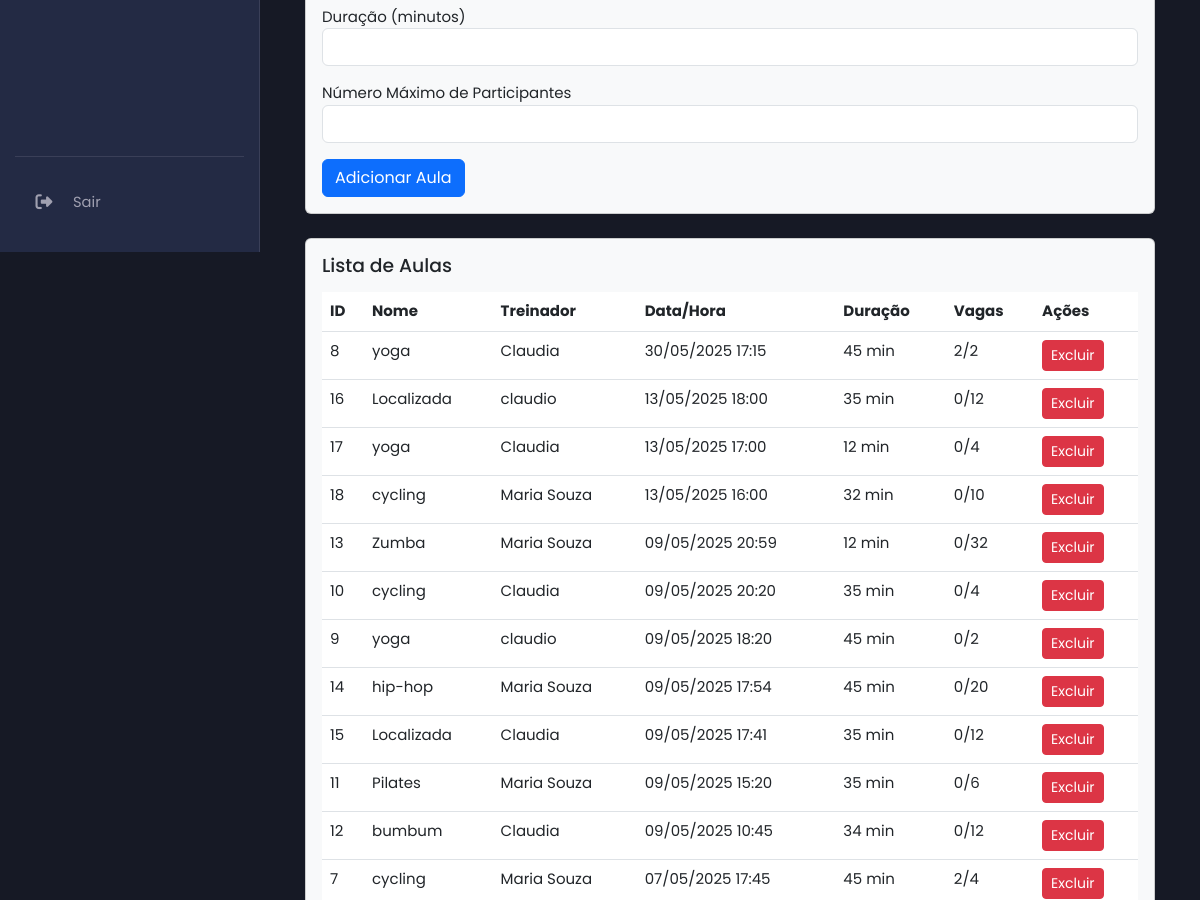
Before: /manage_classes_admin.php (signed in, middle part) with the older database file.
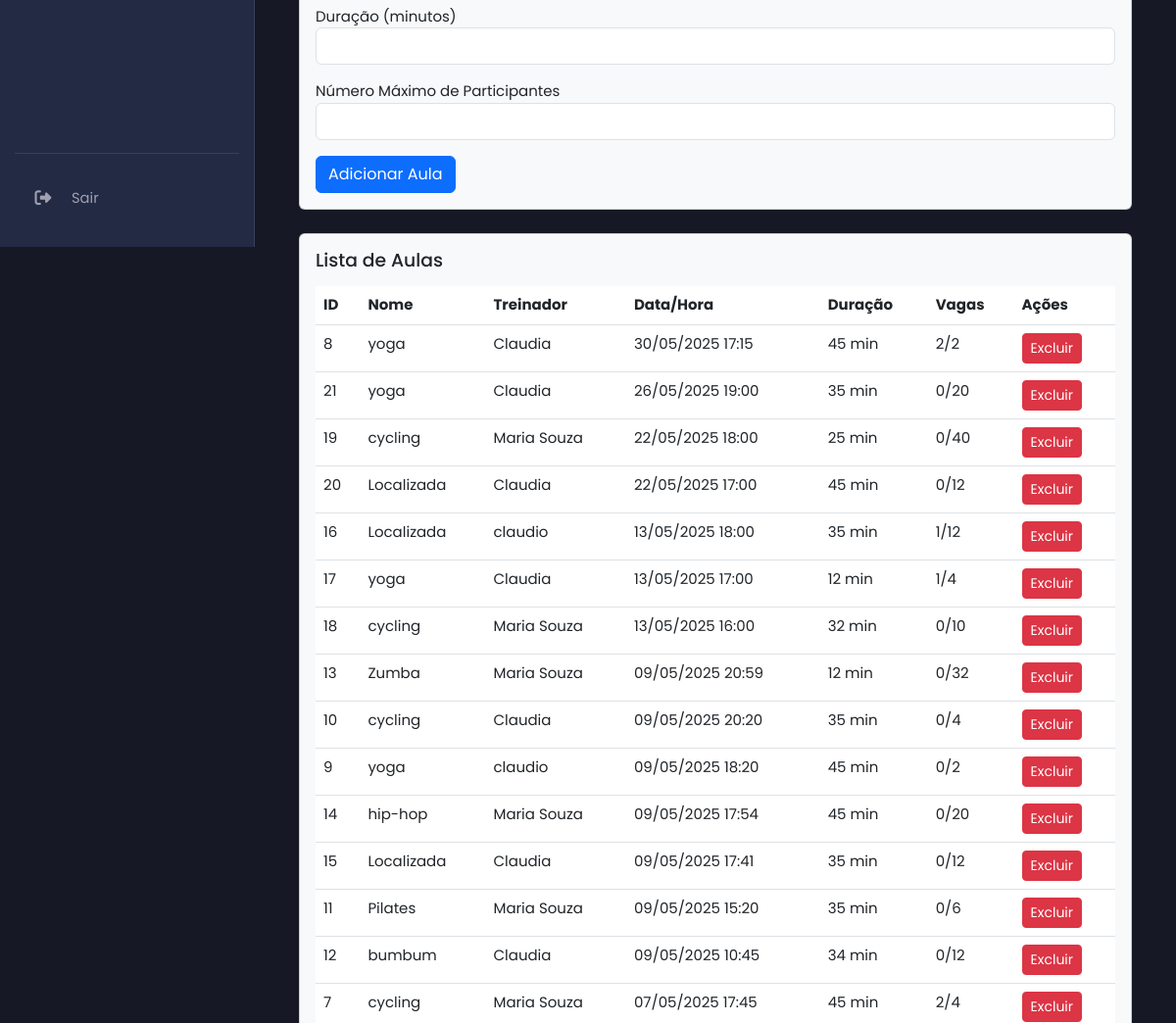
After: the same page with the newer database file.
### tables this page shows
CREATE TABLE `classes` (
  `id` int(11) NOT NULL,
  `name` varchar(100) NOT NULL,
  `description` text NOT NULL,
  `trainer_id` int(11) NOT NULL,
  `schedule` datetime NOT NULL,
  `duration` int(11) NOT NULL,
  `max_participants` int(11) NOT NULL
);

CREATE TABLE `users` (
  `id` int(11) NOT NULL,
  `name` varchar(100) NOT NULL,
  `email` varchar(100) NOT NULL,
  `numero_telemovel` varchar(25) DEFAULT NULL COMMENT 'Número de telemóvel do utilizador',
  `password` varchar(255) NOT NULL,
  `role` enum('client','trainer','nutritionist','admin','receptionist') DEFAULT NULL,
  `token` varchar(255) DEFAULT NULL,
  `reset_token` varchar(255) DEFAULT NULL,
  `reset_token_expires_at` datetime DEFAULT NULL,
  `first_login` tinyint(1) NOT NULL DEFAULT 1,
  `created_at` timestamp NOT NULL DEFAULT current_timestamp(),
  `profile_picture` varchar(255) DEFAULT NULL
);

### manage_classes_admin.php (the view, shortened to what this page needs)
<?php
include 'db.php';
include 'header.php';
include 'sidebar_admin.php';
?>
<main class="main-content">
    <div class="container mt-5">
        <div class="card mb-4 bg-light">
            <div class="card-body">
                <form method="POST" action="manage_classes_admin.php">
                    <div class="form-group mb-3">
                        <label for="duration">Duração (minutos)</label>
                        <input type="number" class="form-control" id="duration" name="duration" min="1" required>
                    </div>
                    <div class="form-group mb-3">
                        <label for="max_participants">Número Máximo de Participantes</label>
                        <input type="number" class="form-control" id="max_participants" name="max_participants" min="1" required>
                    </div>
                    <button type="submit" class="btn btn-primary">Adicionar Aula</button>
                </form>
            </div>
        </div>
        <div class="card bg-light">
            <div class="card-body">
                <h4 class="text-dark">Lista de Aulas</h4>
                <div class="table-responsive">
                    <table class="table">
                        <thead>
                            <tr><th>ID</th><th>Nome</th><th>Treinador</th><th>Data/Hora</th><th>Duração</th><th>Vagas</th><th>Ações</th></tr>
                        </thead>
                        <tbody>
                            <?php
                            $stmt_classes = $pdo->query("
                                SELECT c.id, c.name, c.schedule, c.duration, c.max_participants, u.name as trainer_name,
                                       (SELECT COUNT(*) FROM class_participants cp WHERE cp.class_id = c.id) as current_participants
                                FROM classes c
                                JOIN users u ON c.trainer_id = u.id
                                ORDER BY c.schedule DESC
                            ");
                            $classes = $stmt_classes->fetchAll();
                            foreach ($classes as $class) {
                                $vagas_ocupadas = $class['current_participants'];
                                $vagas_totais = $class['max_participants'];
                                echo "<tr><td>" . htmlspecialchars($class['id']) . "</td><td>" . htmlspecialchars($class['name']) . "</td><td>" . htmlspecialchars($class['trainer_name']) . "</td><td>" . date('d/m/Y H:i', strtotime($class['schedule'])) . "</td><td>" . htmlspecialchars($class['duration']) . " min</td><td>" . $vagas_ocupadas . "/" . $vagas_totais . "</td><td>
                                      <a href='manage_classes_admin.php?action=delete&id=" . $class['id'] . "' class='btn btn-danger btn-sm' onclick='return confirm(\"Tem certeza que deseja excluir esta aula? As inscrições serão perdidas.\")'>Excluir</a>
                                     </td></tr>";
                            }
                            ?>
                        </tbody>
                    </table>
                </div>
            </div>
        </div>
    </div>
</main>
<?php include 'footer.php'; ?>

Changed rows visible on the page:
added classes: id "21", name "yoga", trainer.name "Claudia", schedule "26/05/2025 19:00", duration "35", vagas_ocupadas "0", max_participants "20"
added classes: id "19", name "cycling", trainer.name "Maria Souza", schedule "22/05/2025 18:00", duration "25", vagas_ocupadas "0", max_participants "40"
added classes: id "20", name "Localizada", trainer.name "Claudia", schedule "22/05/2025 17:00", duration "45", vagas_ocupadas "0", max_participants "12"
computed for classes id 16: vagas_ocupadas "0" → "1"
computed for classes id 17: vagas_ocupadas "0" → "1"
